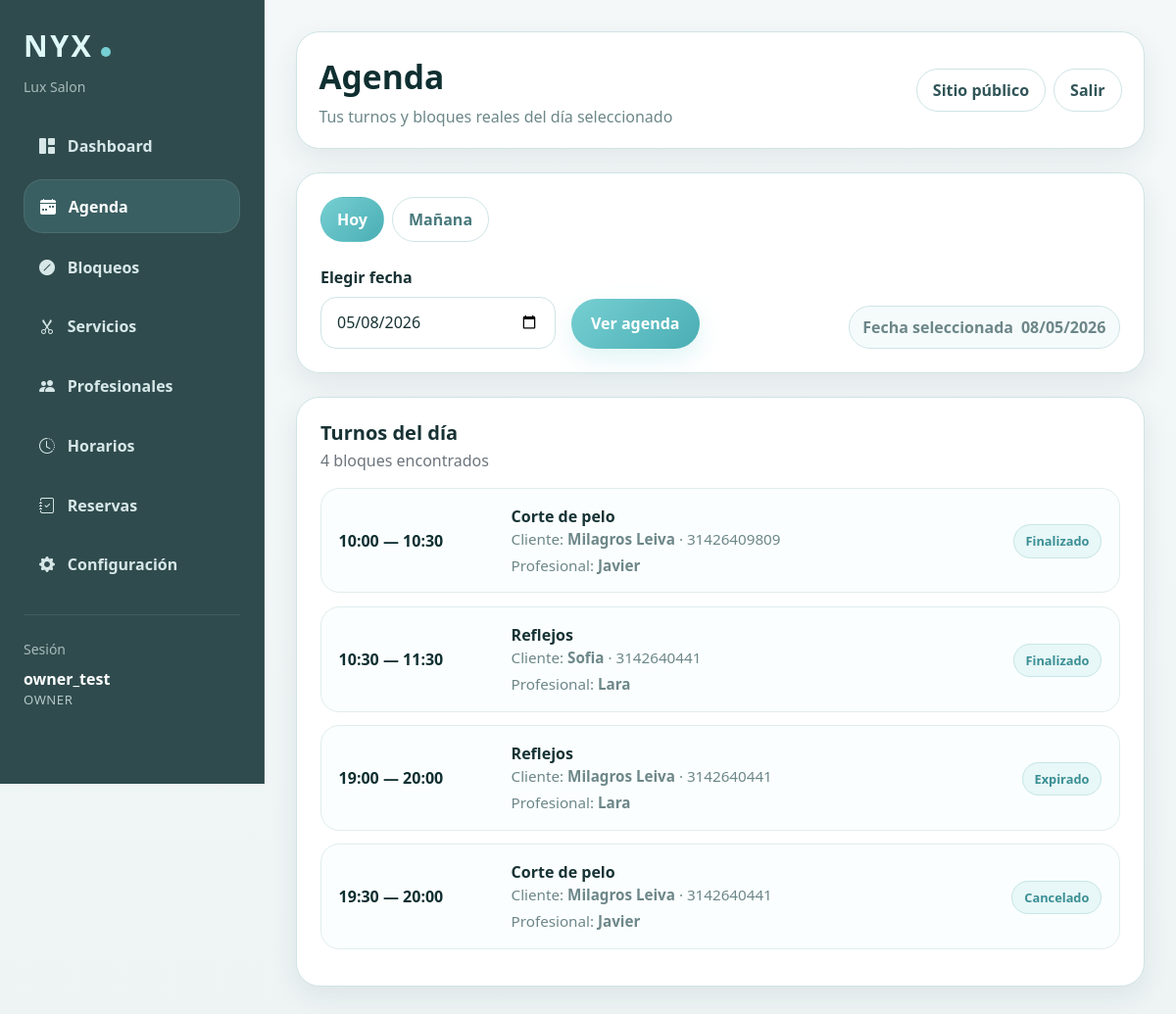
Page /panel/agenda/ (signed in) on the committed database.
### reservas/models.py (models this page shows, shortened)
class Salon(models.Model):
    PAYMENT_METHOD_CHOICES = [
        ('transfer', 'Transferencia'),
        ('integrated', 'Pago integrado'),
        ('both', 'Transferencia y pago integrado'),
    ]
    name = models.CharField('Nombre', max_length=120)
    email = models.EmailField('Email', blank=True)
    phone = models.CharField('Teléfono', max_length=30, blank=True)
    address = models.CharField('Dirección', max_length=200, blank=True)
    is_active = models.BooleanField('Activo', default=True)
    created_at = models.DateTimeField(auto_now_add=True)
    deposit_enabled = models.BooleanField('Requerir seña', default=False)
    deposit_percentage = models.PositiveIntegerField('Porcentaje de seña', default=0)
    allow_full_payment = models.BooleanField('Permitir pago total', default=False)
    full_payment_required = models.BooleanField('Requerir pago total', default=False)
    payment_method = models.CharField(
        'Método de pago',
        max_length=20,
        choices=PAYMENT_METHOD_CHOICES,
        default='transfer'
    )
    payment_instructions = models.TextField('Instrucciones de pago', blank=True)
    allow_client_cancellation = models.BooleanField(
        'Permitir cancelación online por cliente',
        default=True
    )
    cancellation_limit_hours = models.PositiveIntegerField(
        'Horas límite para cancelar online',
        default=24
    )
    allow_client_reschedule = models.BooleanField(
        'Permitir modificación online por cliente',
        default=False
    )
    reschedule_limit_hours = models.PositiveIntegerField(
        'Horas límite para modificar online',
        default=24
    )
    class Meta:
        verbose_name = 'Peluquería'
        verbose_name_plural = 'Peluquerías'
        ordering = ['name']

class SalonMembership(models.Model):
    ROLE_CHOICES = [
        ('owner', 'Dueña/o'),
        ('staff', 'Staff'),
    ]
    user = models.ForeignKey(
        User,
        on_delete=models.CASCADE,
        related_name='salon_memberships'
    )
    salon = models.ForeignKey(
        Salon,
        on_delete=models.CASCADE,
        related_name='memberships'
    )
    role = models.CharField(
        max_length=20,
        choices=ROLE_CHOICES,
        default='staff'
    )
    is_active = models.BooleanField(default=True)
    created_at = models.DateTimeField(auto_now_add=True)
    class Meta:
        verbose_name = 'Membresía de peluquería'
        verbose_name_plural = 'Membresías de peluquería'
        unique_together = ('user', 'salon')

class BookingItem(models.Model):
    booking = models.ForeignKey(
        Booking,
        on_delete=models.CASCADE,
        related_name='items',
        verbose_name='Reserva'
    )
    service = models.ForeignKey(
        Service,
        on_delete=models.PROTECT,
        related_name='booking_items',
        verbose_name='Servicio'
    )
    employee = models.ForeignKey(
        Employee,
        on_delete=models.PROTECT,
        related_name='booking_items',
        verbose_name='Profesional'
    )
    start_datetime = models.DateTimeField(verbose_name='Inicio')
    end_datetime = models.DateTimeField(verbose_name='Fin')
    order = models.PositiveIntegerField(default=0, verbose_name='Orden')
    class Meta:
        ordering = ['order', 'start_datetime']
        verbose_name = 'Bloque de trabajo'
        verbose_name_plural = 'Bloques de trabajo'

class Service(models.Model):
    name = models.CharField(max_length=100)
    price = models.DecimalField(max_digits=10, decimal_places=2)
    duration_minutes = models.PositiveIntegerField()
    description = models.TextField(blank=True)
    is_active = models.BooleanField(default=True)
    salon = models.ForeignKey(
        Salon,
        on_delete=models.CASCADE,
        related_name='services',
        verbose_name='Peluquería',
    )

class Booking(models.Model):
    MODE_CHOICES = [
        ('consecutive', 'Consecutivos'),
        ('independent', 'Horarios independientes'),
    ]
    STATUS_CHOICES = [
        ('pending', 'Pendiente'),
        ('confirmed', 'Confirmado'),
        ('completed', 'Finalizado'),
        ('cancelled', 'Cancelado'),
        ('expired', 'Expirado'),
    ]
    PAYMENT_CHOICE_CHOICES = [
        ('none', 'Sin pago'),
        ('deposit', 'Seña'),
        ('full', 'Pago total'),
    ]
    PAYMENT_STATUS_CHOICES = [
        ('not_required', 'No requerido'),
        ('pending', 'Pendiente'),
        ('reported', 'Informado'),
        ('verified', 'Verificado'),
        ('rejected', 'Rechazado'),
    ]
    salon = models.ForeignKey(
        Salon,
        on_delete=models.CASCADE,
        related_name='bookings',
        verbose_name='Peluquería'
    )
    customer_name = models.CharField(max_length=100)
    customer_phone = models.CharField(max_length=30)
    customer_email = models.EmailField('Email', blank=True, null=True)
    notes = models.TextField(blank=True)
    booking_mode = models.CharField(
        max_length=20,
        choices=MODE_CHOICES,
        default='consecutive',
        verbose_name='Modo de reserva'
    )
    status = models.CharField(
        max_length=20,
        choices=STATUS_CHOICES,
        default='pending'
    )
    created_at = models.DateTimeField(auto_now_add=True)
    client_manage_token = models.UUIDField(
        'Token de gestión del cliente',
        unique=True,
        editable=False,
        null=True,
        blank=True
    )
    cancelled_at = models.DateTimeField(
        'Cancelado el',
        null=True,
        blank=True
    )
    cancelled_by_client = models.BooleanField(
        'Cancelado por cliente',
        default=False
    )
    payment_choice = models.CharField(
        max_length=20,
        choices=PAYMENT_CHOICE_CHOICES,
        default='none'
    )
    payment_status = models.CharField(
        max_length=20,
        choices=PAYMENT_STATUS_CHOICES,
        default='not_required'
    )
    payment_required_amount = models.DecimalField(
        max_digits=10,
        decimal_places=2,
        default=0
    )
    payment_provider = models.CharField(
        max_length=30,
        blank=True,
        default=''
    )
    external_payment_id = models.CharField(
        max_length=120,
        blank=True,
        default=''
    )
    payment_checkout_url = models.URLField(
        blank=True,
        default=''
    )
    payment_reference = models.CharField(
        max_length=120,
        blank=True,
        default=''
    )
    payment_expires_at = models.DateTimeField(
        null=True,
        blank=True
    )
    payment_verified_at = models.DateTimeField(
        null=True,
        blank=True
    )
    selected_payment_method = models.CharField(
        max_length=20,
        blank=True,
        default=''
    )

class Employee(models.Model):
    user = models.OneToOneField(
        User,
        on_delete=models.SET_NULL,
        null=True,
        blank=True,
        related_name='employee_profile',
        verbose_name='Usuario'
    )
    name = models.CharField(max_length=100)
    phone = models.CharField(max_length=30, blank=True)
    is_active = models.BooleanField(default=True)
    services = models.ManyToManyField(Service, blank=True, related_name='employees')
    salon = models.ForeignKey(
        Salon,
        on_delete=models.CASCADE,
        related_name='employees',
        verbose_name='Peluquería',
    )

### reservas/panel_views.py (the view)
# urls.py: path('panel/agenda/', panel_views.panel_agenda, name='panel_agenda'),
@login_required
def panel_agenda(request):
    if request.user.is_superuser:
        raise PermissionDenied("El superuser seguí usándolo desde Django admin.")
    expire_unpaid_bookings()
    mark_completed_bookings()
    mark_completed_appointments()
    expire_unpaid_bookings()
    salon = get_user_salon(request.user)
    employee = get_user_employee(request.user)
    if not salon:
        raise PermissionDenied("Tu usuario no está asociado a ninguna peluquería.")
    today = timezone.localdate()
    tomorrow = today + timedelta(days=1)
    selected_date_raw = request.GET.get('date')
    quick = request.GET.get('quick')
    if quick == 'today':
        selected_date = today
    elif quick == 'tomorrow':
        selected_date = tomorrow
    elif selected_date_raw:
        try:
            selected_date = datetime.strptime(selected_date_raw, "%Y-%m-%d").date()
        except ValueError:
            selected_date = today
    else:
        selected_date = today
    items = BookingItem.objects.select_related(
        'booking', 'booking__salon', 'employee', 'service'
    )
    if is_owner_user(request.user):
        items = items.filter(booking__salon=salon)
    elif is_staff_user(request.user) and employee:
        items = items.filter(employee=employee)
    else:
        items = items.none()
    items = items.filter(start_datetime__date=selected_date).order_by('start_datetime')
    context = {
        'panel_role': 'owner' if is_owner_user(request.user) else 'staff',
        'salon': salon,
        'items': items,
        'selected_date': selected_date,
        'today': today,
        'tomorrow': tomorrow,
    }
    return render(request, 'reservas/panel/agenda.html', context)

### reservas/templates/reservas/panel/agenda.html (shortened to what this page needs)
{% extends "reservas/panel/base_panel.html" %}
{% block panel_title %}Agenda{% endblock %}
{% block panel_subtitle %}Tus turnos y bloques reales del día seleccionado{% endblock %}
{% block panel_content %}
<div class="nyx-card p-4 mb-4">
  <div class="d-flex flex-wrap gap-2 mb-4">
    <a href="{% url 'panel_agenda' %}?quick=today" class="nyx-filter-btn {% if selected_date == today %}active{% endif %}">
      Hoy
    </a>
    <a href="{% url 'panel_agenda' %}?quick=tomorrow" class="nyx-filter-btn {% if selected_date == tomorrow %}active{% endif %}">
      Mañana
    </a>
  </div>
  <form method="get" class="nyx-date-form">
    <div>
      <label for="date" class="nyx-date-label">Elegir fecha</label>
      <input
        type="date"
        id="date"
        name="date"
        class="nyx-date-input"
        value="{{ selected_date|date:'Y-m-d' }}"
      >
    </div>
    <div>
      <button type="submit" class="nyx-primary-btn">
        Ver agenda
      </button>
    </div>
    <div class="ms-auto">
      <div class="nyx-date-chip">
        <span>Fecha seleccionada</span>
        <strong>{{ selected_date|date:"d/m/Y" }}</strong>
      </div>
    </div>
  </form>
</div>
<div class="nyx-card p-4">
  {% if items %}
    <div class="mb-3">
      <h5 class="fw-bold mb-1">Turnos del día</h5>
      <div class="text-secondary">
        {{ items|length }} bloque{{ items|length|pluralize:"s" }} encontrado{{ items|length|pluralize:"s" }}
      </div>
    </div>
    {% for item in items %}
      <div class="nyx-agenda-card">
        <div class="nyx-agenda-grid">
          <div class="nyx-agenda-time">
            {{ item.start_datetime|date:"H:i" }} — {{ item.end_datetime|date:"H:i" }}
          </div>
          <div>
            <div class="nyx-agenda-service">{{ item.service.name }}</div>
            <div class="nyx-agenda-meta">
              Cliente: <strong>{{ item.booking.customer_name }}</strong>
              {% if item.booking.customer_phone %}
                · {{ item.booking.customer_phone }}
              {% endif %}
            </div>
            {% if panel_role == 'owner' %}
              <div class="nyx-agenda-meta mt-1">
                Profesional: <strong>{{ item.employee.name }}</strong>
              </div>
            {% endif %}
          </div>
          <div>
            <span class="nyx-badge">{{ item.booking.get_status_display }}</span>
          </div>
        </div>
      </div>
    {% endfor %}
  {% else %}
    <div class="nyx-empty">
      No hay turnos para el día {{ selected_date|date:"d/m/Y" }}.
    </div>
  {% endif %}
</div>
{% endblock %}

### reservas/templates/reservas/panel/base_panel.html (shortened to what this page needs)
{% load static %}
<!DOCTYPE html>
<html lang="es">
<head>
  <link href="https://cdn.jsdelivr.net/npm/bootstrap@5.3.3/dist/css/bootstrap.min.css" rel="stylesheet">
  <link rel="stylesheet" href="https://cdn.jsdelivr.net/npm/bootstrap-icons@1.11.3/font/bootstrap-icons.min.css">
</head>
<body>
  <div class="container-fluid px-0">
    <div class="row g-0">
      <div class="col-lg-auto">
        <aside class="nyx-sidebar p-3 p-lg-4">
          <div class="mb-4">
            <div class="nyx-brand">NYX<span class="nyx-logo-dot"></span></div>
            <div class="small nyx-session-label mt-2">{{ salon.name }}</div>
          </div>
          <nav class="d-flex flex-column gap-2">
            <a href="{% url 'panel_dashboard' %}" class="nyx-nav-link {% if request.resolver_match.url_name == 'panel_dashboard' %}active{% endif %}">
              <i class="bi bi-grid-1x2-fill"></i>
              <span>Dashboard</span>
            </a>
            <a href="{% url 'panel_agenda' %}?quick=today" class="nyx-nav-link {% if request.resolver_match.url_name == 'panel_agenda' %}active{% endif %}">
              <i class="bi bi-calendar-week-fill"></i>
              <span>Agenda</span>
            </a>
            <a href="{% url 'panel_bloqueos' %}" class="nyx-nav-link {% if request.resolver_match.url_name == 'panel_bloqueos' %}active{% endif %}">
              <i class="bi bi-slash-circle-fill"></i>
              <span>Bloqueos</span>
            </a>
            {% if panel_role == 'owner' %}
              <a href="{% url 'panel_services' %}" class="nyx-nav-link ">
                <i class="bi bi-scissors"></i>
                <span>Servicios</span>
              </a>
              <a href="{% url 'panel_employees' %}" class="nyx-nav-link ">
                <i class="bi bi-people-fill"></i>
                <span>Profesionales</span>
              </a>
              <a href="{% url 'panel_business_hours' %}" class="nyx-nav-link ">
                <i class="bi bi-clock-history"></i>
                <span>Horarios</span>
              </a>
              <a href="{% url 'panel_bookings' %}" class="nyx-nav-link {% if request.resolver_match.url_name == 'panel_bookings' or request.resolver_match.url_name == 'panel_booking_detail' %}active{% endif %}">
                <i class="bi bi-journal-check"></i>
                <span>Reservas</span>
              </a>
              <a href="{% url 'panel_settings' %}" class="nyx-nav-link {% if request.resolver_match.url_name == 'panel_settings' %}active{% endif %}">
                <i class="bi bi-gear-fill"></i>
                <span>Configuración</span>
              </a>
            {% endif %}
          </nav>
          <div class="mt-4 pt-4 border-top border-light border-opacity-10">
            <div class="small nyx-session-label mb-2">Sesión</div>
            <div class="nyx-session-user">{{ request.user.username }}</div>
            <div class="nyx-session-role">{{ panel_role }}</div>
          </div>
        </aside>
      </div>
      <div class="col">
        <main class="nyx-main">
          <div class="nyx-topbar d-flex justify-content-between align-items-center flex-wrap gap-3">
            <div>
              <div class="nyx-panel-title">{% block panel_title %}Panel{% endblock %}</div>
              <p class="nyx-panel-subtitle">{% block panel_subtitle %}Gestión interna NYX{% endblock %}</p>
            </div>
            <div class="d-flex align-items-center gap-2">
              <a href="/" class="nyx-outline-light">Sitio público</a>
              <a href="{% url 'panel_logout' %}" class="nyx-outline-light">Salir</a>
            </div>
          </div>
          {% block panel_content %}{% endblock %}
        </main>
      </div>
    </div>
  </div>
</body>
</html>

### rows in the picture
Salon: name "Lux Salon"
SalonMembership: role "OWNER"
BookingItem: start_datetime "10:00", end_datetime "10:30", service.name "Corte de pelo", booking.customer_name "Milagros Leiva", booking.customer_phone "31426409809", employee.name "Javier", booking.status "Finalizado"
BookingItem: start_datetime "10:30", end_datetime "11:30", service.name "Reflejos", booking.customer_name "Sofia", booking.customer_phone "3142640441", employee.name "Lara", booking.status "Finalizado"
BookingItem: start_datetime "19:00", end_datetime "20:00", service.name "Reflejos", booking.customer_name "Milagros Leiva", booking.customer_phone "3142640441", employee.name "Lara", booking.status "Expirado"
BookingItem: start_datetime "19:30", end_datetime "20:00", service.name "Corte de pelo", booking.customer_name "Milagros Leiva", booking.customer_phone "3142640441", employee.name "Javier", booking.status "Cancelado"

### other values in the picture
{{ request.user.username }} "owner_test"
{{ selected_date|date:"d/m/Y" }} "08/05/2026"
{{ items|length }} "4"
